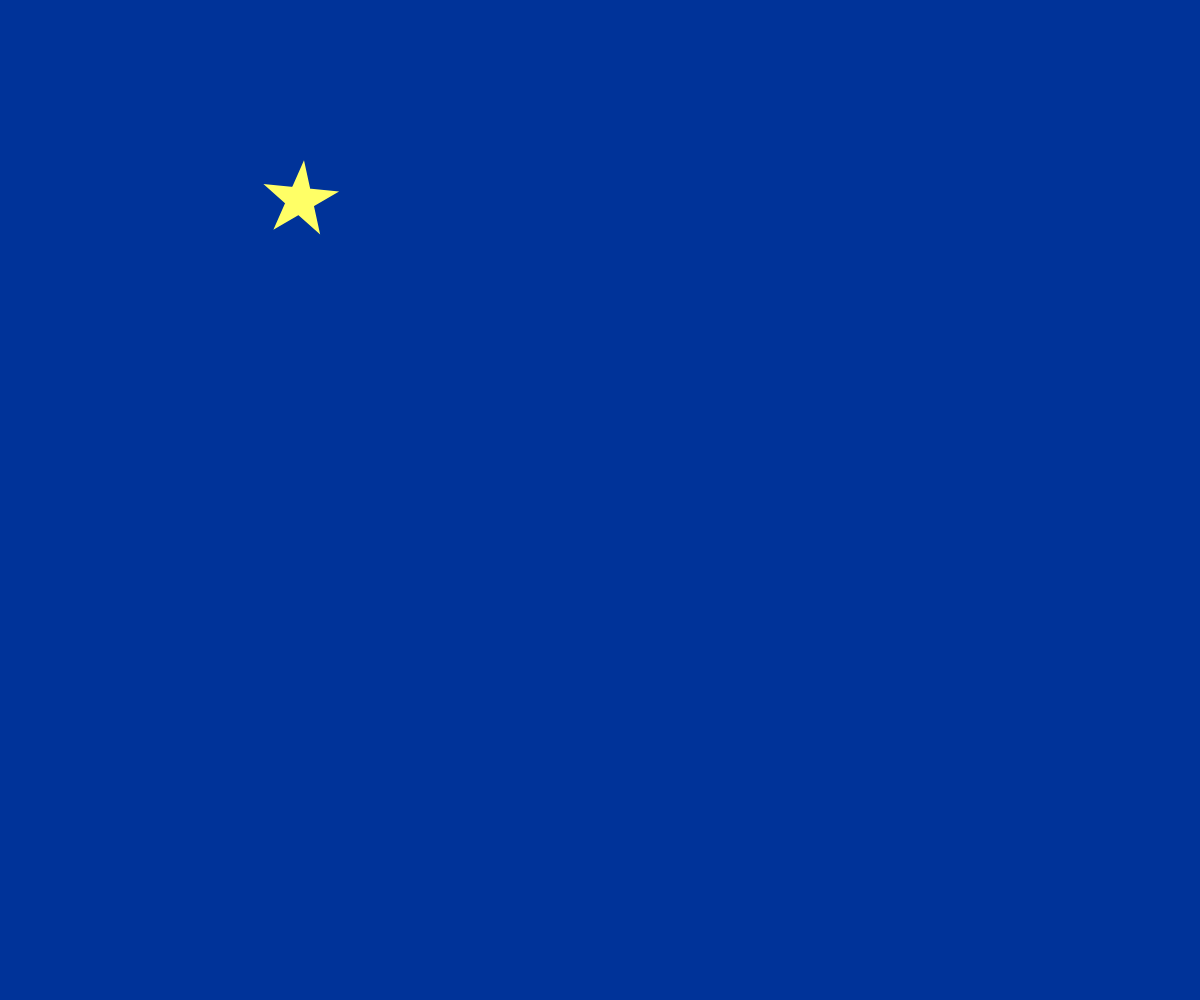
Frame 1 (no input)
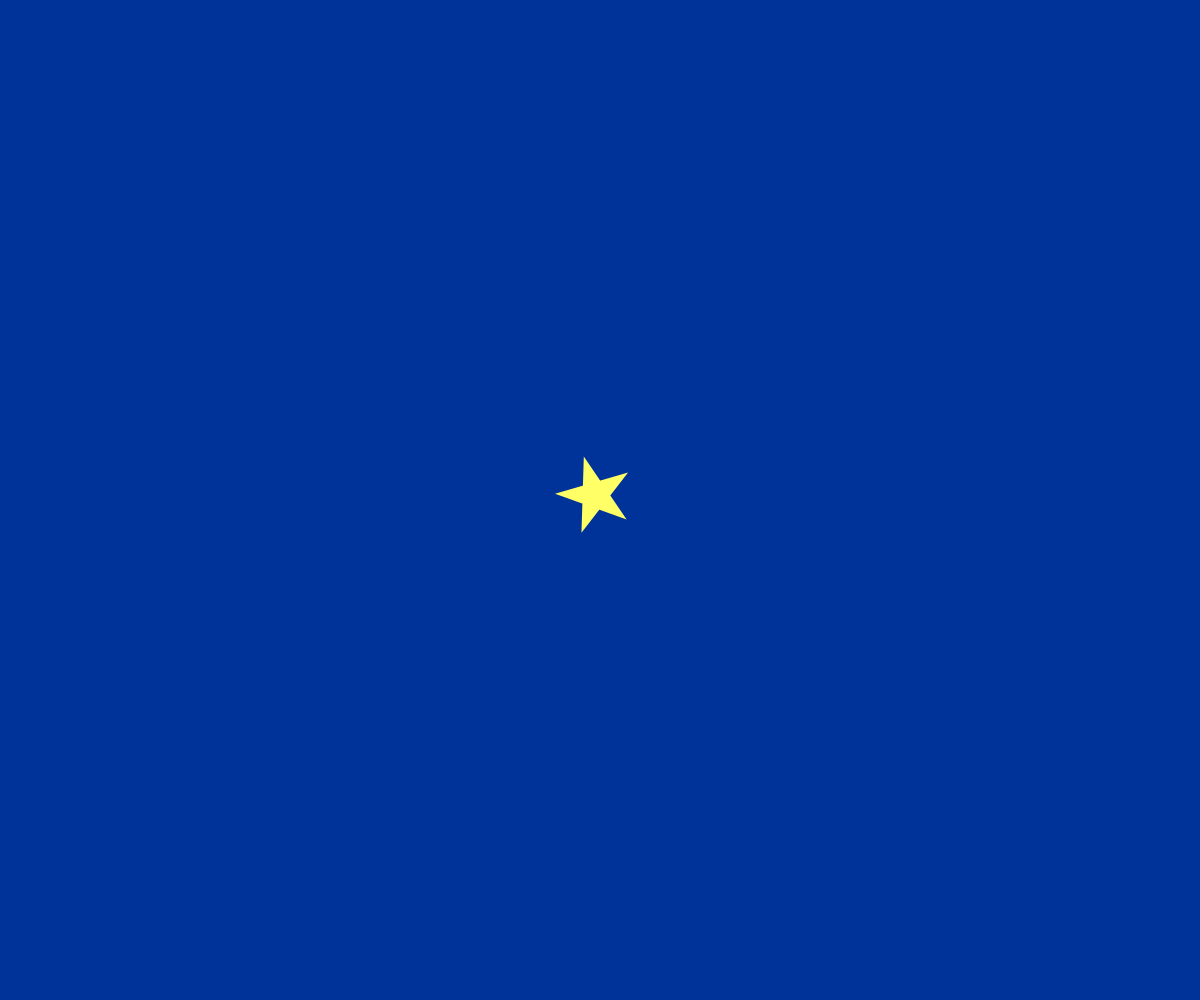
Frame 60 (no input)
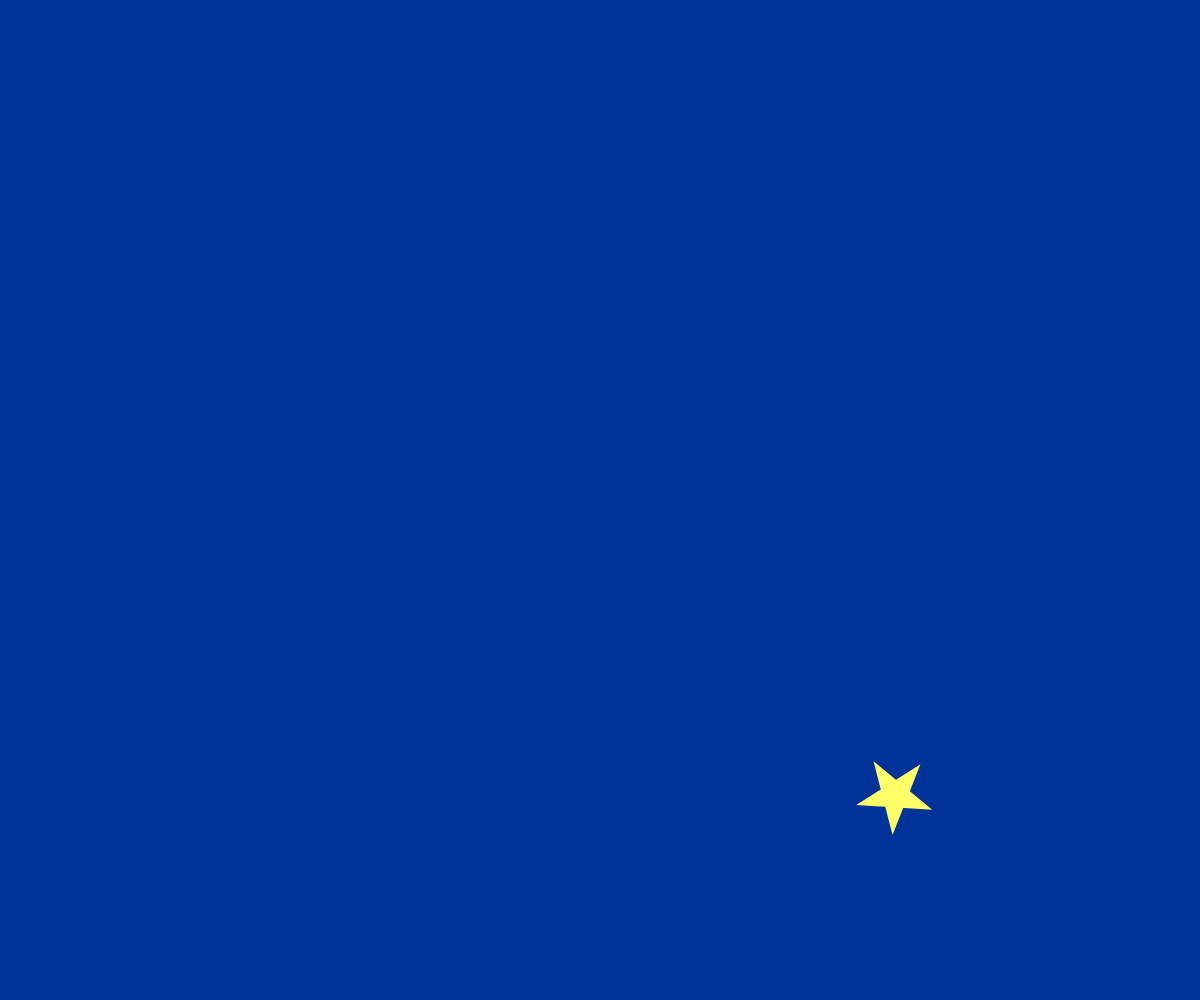
Frame 120 (the mouse pressed at the canvas centre since frame 60)

The p5.js sketch that drew these frames (run headless with seeded random() and noise() and a simulated clock; from frame 60 on, the mouse is pressed at the canvas centre):

// p5.js sketch
// ── sketch.js
// テキスト「アニメーション」
//くるくる回転しながら流れる星
let x, y, vx, vy;
let angle = 0;

function setup(){
  createCanvas(windowWidth, windowHeight);
  x = width / 4;
  y = height / 5;
  vx = 5;
  vy = 5;
}

function draw(){
  background(0, 51, 153);
  // BLANK[2] (hint: 作った star 関数を使います)
  angle += 0.1;
  noStroke();
  fill(255, 255, 102);
  star(x, y, 40, angle);
  x += vx;
  y += vy;

  // 端の処理パターン (1) 反対側から出てくる
  if(x > width){ x = 0; }
  else if(x < 0){ x = width; }
  if(y > height){ y = 0; }
  if(y < 0){ y = height; }
}

function star(cx, cy, r, angle){
  beginShape();
  for(var i = 0; i < 20; i++){
    var theta = TWO_PI * i * 2 / 5 - HALF_PI;
    // BLANK[1] (hint: angle 分だけ星を回転させるには？)
    theta = theta + angle;
    var x = cx + cos(theta) * r;
    var y = cy + sin(theta) * r;
    vertex(x,y);
  }
  endShape(CLOSE);
}

function mouseClicked(){
  x = mouseX;
  y = mouseY;
}

function windowResized(){
  resizeCanvas(windowWidth, windowHeight);
}
